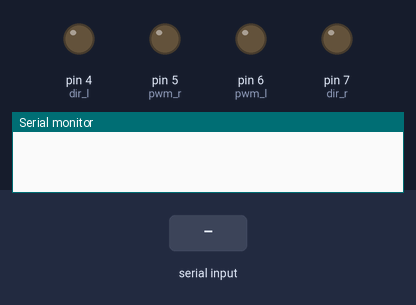
Simulated run of this sketch. Board: Arduino Uno, built with avr-gcc and run on an emulated ATmega328P. On the bench: output pins drawn as LEDs (lit = HIGH), the last lines printed to the serial monitor. Inputs (shaded band) come from the test bench.

Above: at 1.2 s.
1.3 s: "U" received over the second serial link
At 2.5 s:
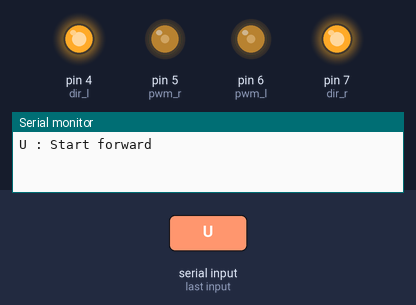
2.8 s: "u" received over the second serial link
At 3.7 s:
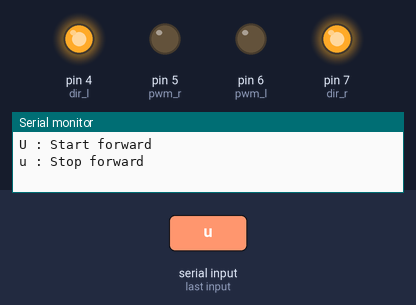
4.3 s: "D" received over the second serial link
At 4.9 s:
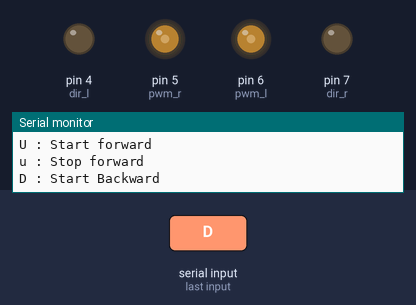
5.8 s: "L" received over the second serial link
At 7.0 s:
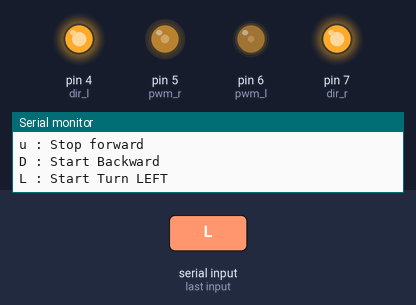
7.3 s: "R" received over the second serial link
At 8.3 s:
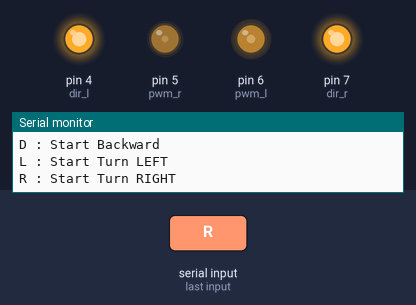
Timing chart, 0 to 9.8 s (numbered marks = the images above; inputs shaded):
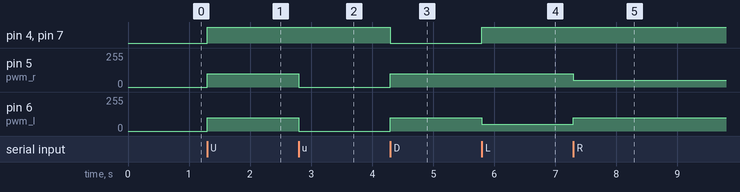

The sketch:

bth_goStraight.ino
```cpp
#include <SoftwareSerial.h>
int RX = 3;
int TX = 2;
SoftwareSerial mySerial(RX, TX);
int dir_l = 4;
int dir_r = 7;
int pwm_l = 6;
int pwm_r = 5;

void setup() {
  // put your setup code here, to run once:  Keyboard.begin();
  pinMode(dir_l, OUTPUT);
  pinMode(dir_r, OUTPUT);
  pinMode(pwm_l, OUTPUT);
  pinMode(pwm_r, OUTPUT);
  Serial.begin(9600);
  mySerial.begin(9600);
}

char buf;
char mybuf;

void loop() {
  // put your main code here, to run repeatedly:
  if (Serial.available()) {
    buf = Serial.read();
    //전진
    switch (buf)
    {
      //전진
      case 'U':
      case 'u':
      //후진
      case 'D':
      case 'd':
      //좌회전
      case 'L':
      case 'l':
      //우회전
      case 'R':
      case 'r':
      //좌전진
      case 'B':
      case 'b':
      //우전진
      case 'E':
      case 'e':
        //실행부분
        mySerial.write(buf);
        break;
      default:
        break;
    }

  }
  if (mySerial.available()) {
    mybuf = mySerial.read();
    //전진
    if ('U' == mybuf)
    {
      Serial.println("U : Start forward");
      moving(HIGH, HIGH, 100, 100);
    }
    if ('u' == mybuf)
    {
      Serial.println("u : Stop forward");
      moving(HIGH, HIGH, 0, 0);
      Serial.println("");
    }
    //후진
    if ('D' == mybuf)
    {
      Serial.println("D : Start Backward");
      moving(LOW, LOW, 100, 100);
    }
    if ('d' == mybuf)
    {
      Serial.println("d : Stop Backward");
      moving(LOW, LOW, 0, 0);
      Serial.println("");
    }
    //좌회전
    if ('L' == mybuf)
    {
      Serial.println("L : Start Turn LEFT");
      moving(HIGH, HIGH, 50, 100);
    }
    if ('l' == mybuf)
    {
      Serial.println("l : Stop Turn LEFT");
      moving(HIGH, HIGH, 0, 0);
      Serial.println("");
    }
    //우회전
if ('R' == mybuf)
    {
      Serial.println("R : Start Turn RIGHT");
      moving(HIGH, HIGH, 100, 50);
    }
    if ('r' == mybuf)
    {
      Serial.println("r : Stop Turn RIGHT");
      moving(HIGH, HIGH, 0, 0);
      Serial.println("");
    }
    //좌전진

    //우전진

  }
}

void moving(int dirl, int dirr, int pwml, int pwmr)
{
  digitalWrite(dir_l, dirl);
  digitalWrite(dir_r, dirr);
  analogWrite(pwm_l, pwml);
  analogWrite(pwm_r, pwmr);
}
```

Measured:
- after the input at 1.3 s, pin 4 (dir_l), pin 7 (dir_r): LOW → HIGH at once; pin 5 (pwm_r), pin 6 (pwm_l): 0/255 → 100/255 at once
- after the input at 2.8 s, pin 5 (pwm_r), pin 6 (pwm_l): 100/255 → 0/255 at once
- after the input at 4.3 s, pin 4 (dir_l), pin 7 (dir_r): HIGH → LOW at once; pin 5 (pwm_r), pin 6 (pwm_l): 0/255 → 100/255 at once
- after the input at 5.8 s, pin 4 (dir_l), pin 7 (dir_r): LOW → HIGH at once; pin 6 (pwm_l): 100/255 → 50/255 at once
- after the input at 7.3 s, pin 5 (pwm_r): 100/255 → 50/255 at once; pin 6 (pwm_l): 50/255 → 100/255 at once
